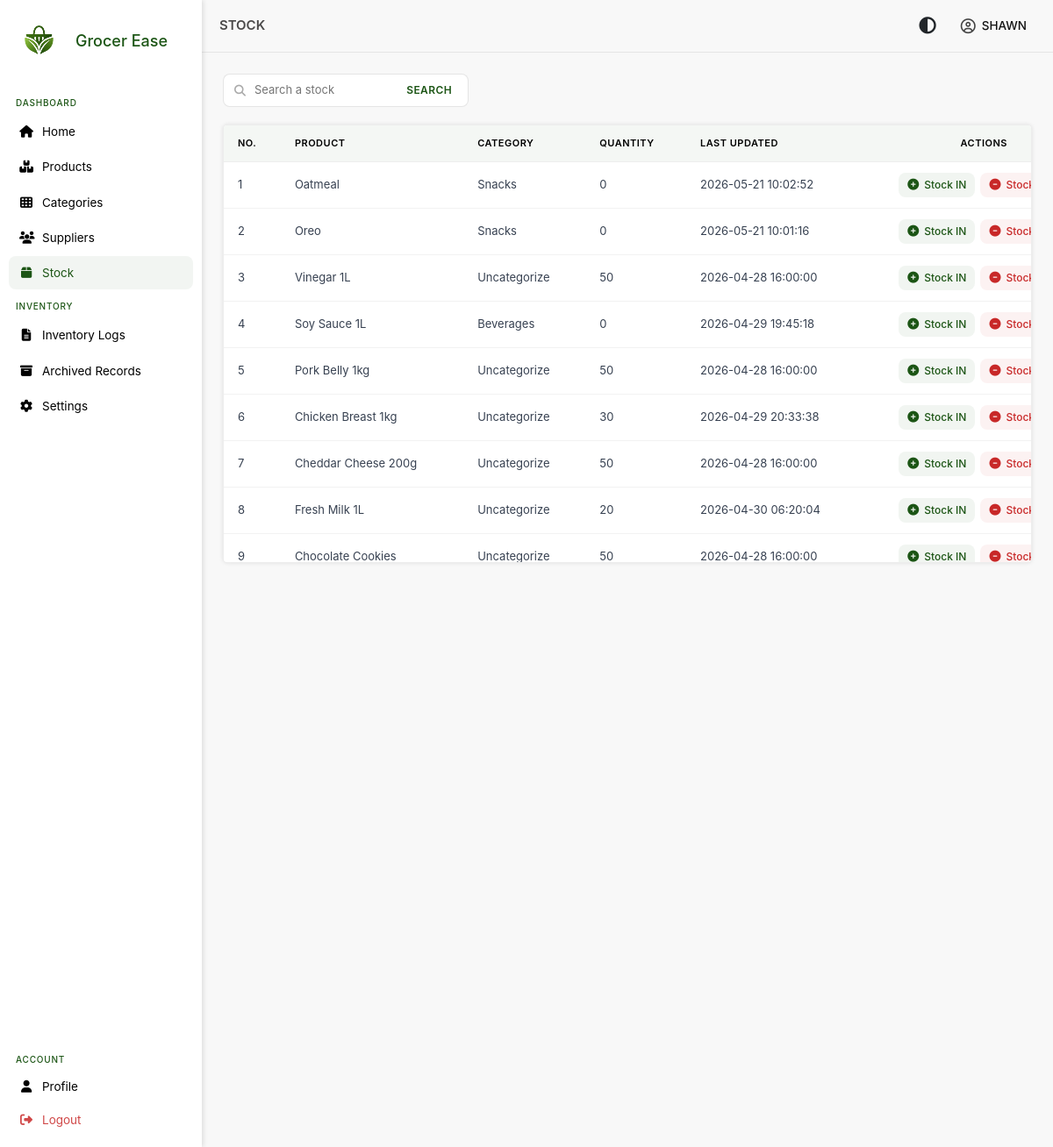
Before: /views/inventory/stock.php (signed in) with the older database file.
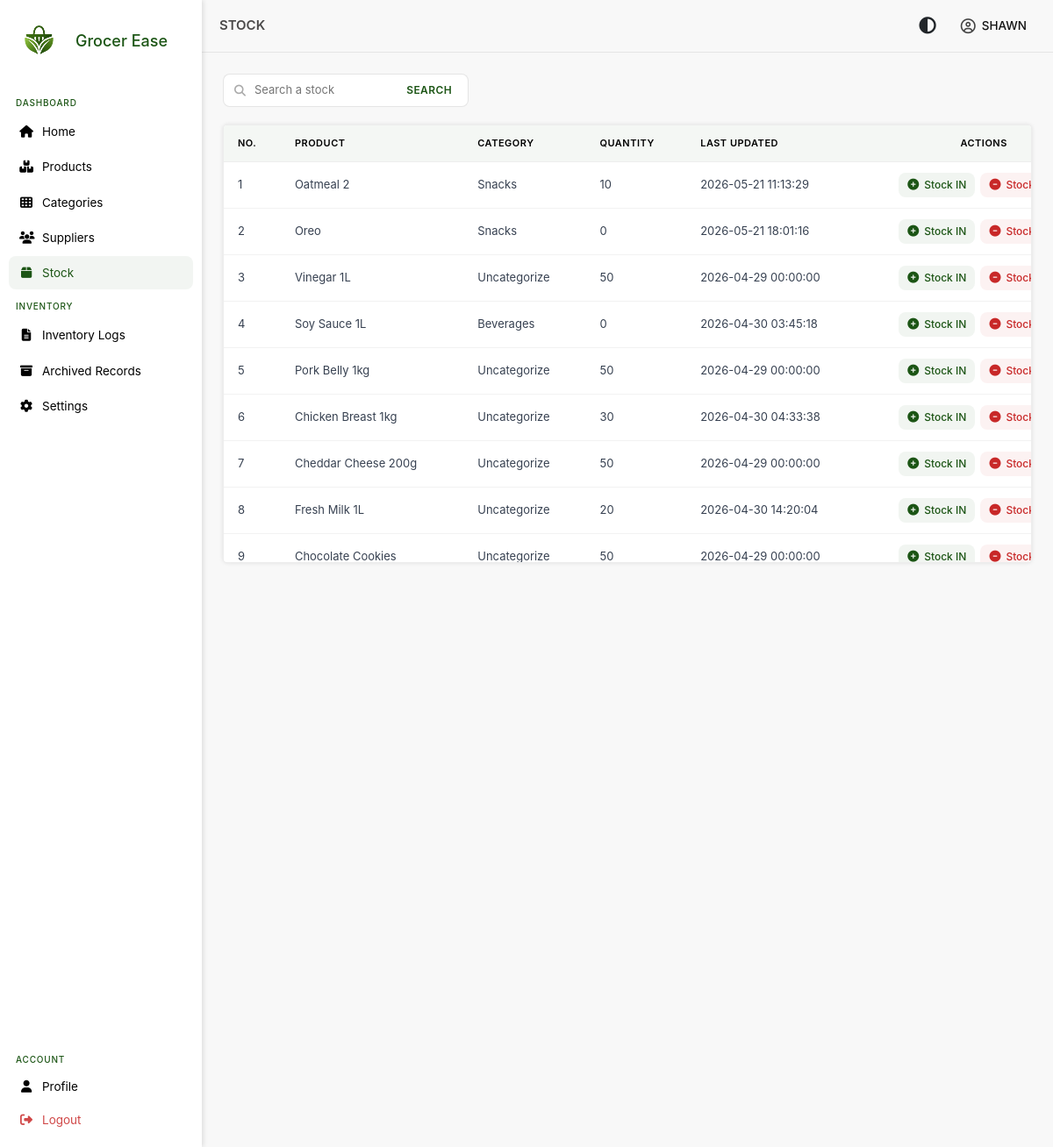
After: the same page with the newer database file.
### tables this page shows
CREATE TABLE `users` (
  `user_id` int NOT NULL AUTO_INCREMENT,
  `username` varchar(250) NOT NULL,
  `password` varchar(250) NOT NULL,
  `email` varchar(250) NOT NULL,
  `contact_number` varchar(20) NOT NULL,
  `role` enum('admin') DEFAULT 'admin',
  `profile_picture` blob,
  PRIMARY KEY (`user_id`),
  UNIQUE KEY `email` (`email`)
);

CREATE TABLE `stocks` (
  `stock_id_pk` int NOT NULL AUTO_INCREMENT,
  `product_id_fk` int NOT NULL,
  `quantity` bigint DEFAULT '0',
  `last_updated` timestamp NULL DEFAULT CURRENT_TIMESTAMP,
  PRIMARY KEY (`stock_id_pk`),
  KEY `idx_stock_product` (`product_id_fk`)
);

CREATE TABLE `products` (
  `product_id_pk` int NOT NULL AUTO_INCREMENT,
  `product_name` varchar(250) NOT NULL,
  `product_description` longtext,
  `selling_price` decimal(10,2) NOT NULL,
  `status` tinyint DEFAULT '1',
  `is_deleted` tinyint DEFAULT '0',
  `category_id_fk` int DEFAULT NULL,
  `deleted_at` datetime DEFAULT NULL,
  PRIMARY KEY (`product_id_pk`),
  KEY `category_id_fk` (`category_id_fk`),
  KEY `idx_product_name` (`product_name`),
  CONSTRAINT `products_ibfk_1` FOREIGN KEY (`category_id_fk`) REFERENCES `categories` (`category_id_pk`)
);

CREATE TABLE `categories` (
  `category_id_pk` int NOT NULL AUTO_INCREMENT,
  `category_name` varchar(250) NOT NULL,
  `category_description` longtext,
  `is_deleted` tinyint DEFAULT '0',
  `deleted_at` datetime DEFAULT NULL,
  `status` tinyint DEFAULT '1',
  PRIMARY KEY (`category_id_pk`),
  KEY `idx_category_name` (`category_name`)
);

### models/user.php (called while the page is built, shortened)
<?php
class User
{
    private $conn;
    public function __construct($db)
    {
        $this->conn = $db;
    }
    public function GetUserById($id)
    {
        $stmt = $this->conn->prepare(
            "SELECT user_id, username, email, contact_number, role
             FROM users WHERE user_id = :id"
        );
        $stmt->execute([':id' => $id]);
        return $stmt->fetch(PDO::FETCH_ASSOC);
    }
}
?>

### autoload.php (called while the page is built, shortened)
<?php
spl_autoload_register(function ($class) {
    $paths = [
        __DIR__ . '/models/',
        __DIR__ . '/models/Stock/',
        __DIR__ . '/models/Relations/',
    ];
    foreach ($paths as $path) {
        $file = $path . $class . '.php';
        if (file_exists($file)) {
            return;
        }
    }
});
?>

### models/Stock/Stocks.php (called while the page is built, shortened)
<?php
class Stocks
{
    private $conn;
    public function __construct($db)
    {
        $this->conn = $db;
    }
    public function GetStocksPaginated($limit, $offset)
    {
        $stmt = $this->conn->prepare("SELECT s.stock_id_pk,
                                         s.product_id_fk,
                                         p.product_name,
                                         p.status,
                                         s.quantity,
                                         c.category_name,
                                         p.is_deleted,
                                         s.last_updated
                                  FROM stocks as s
                                  INNER JOIN products as p ON s.product_id_fk = p.product_id_pk
                                  LEFT JOIN categories as c ON p.category_id_fk = c.category_id_pk AND c.is_deleted = 0
                                  WHERE s.quantity >= 0
                                  AND p.is_deleted = 0
                                  AND p.status = 1
                                  ORDER BY stock_id_pk DESC
                                  LIMIT :limit OFFSET :offset");
        $stmt->bindParam(':limit', $limit, PDO::PARAM_INT);
        $stmt->bindParam(':offset', $offset, PDO::PARAM_INT);
        $stmt->execute();
        return $stmt->fetchAll(PDO::FETCH_ASSOC);
    }
}

### views/inventory/stock.php (the view, shortened to what this page needs)
<?php
require_once __DIR__ . '/../../autoload.php';
$stocks = new Stocks($db);
$search = $_GET['search'] ?? '';
$limit = 10;
$page = isset($_GET['page']) ? (int)$_GET['page'] : 1;
if (!empty($search)) {
    $all_stocks = $stocks->SearchStock($search);
    $total_records = count($all_stocks);
    $total_pages = 1;
} else {
    $all_stocks = $stocks->GetStocksPaginated($limit, ($page - 1) * $limit);
}
?>
<!DOCTYPE html>
<html lang="en">
<?php include "../../includes/head.php" ?>
<body>
    <?php include '../../includes/sidebar.php'; ?>
    <main class="main-content">
        <?php include '../../includes/topbar.php'; ?>
        <section class="page-content">
            <div class="toolbar">
                <div class="search-area">
                    <form method="get">
                        <i class="fas fa-search"></i>
                        <input type="text" name="search" id="search" placeholder="Search a stock"
                            value="<?= htmlspecialchars($_GET['search'] ?? '') ?>">
                        <button type="submit">SEARCH</button>
                    </form>
                </div>
            </div>
            <div class="menu-table">
                <table>
                    <thead>
                        <tr>
                            <th>No.</th>
                            <th>Product</th>
                            <th>Category</th>
                            <th>Quantity</th>
                            <th>Last Updated</th>
                            <th>Actions</th>
                        </tr>
                    </thead>
                    <tbody>
                        <?php $no = ($page - 1) * $limit + 1; ?>
                        <?php if (empty($all_stocks)): ?>
                            <tr>
                                <td colspan="6" style="text-align:center; color:#6b7280;">
                                    No stocks found
                                </td>
                            </tr>
                            <?php else: ?>
                                <?php foreach ($all_stocks as $stock): ?>
                            <tr>
                                <td><?= $no++ ?></td>
                                <td><?= htmlspecialchars($stock['product_name']) ?></td>
                                <td><?= htmlspecialchars($stock['category_name'] ?? 'Uncategorize') ?></td>
                                <td><?= htmlspecialchars($stock['quantity']) ?></td>
                                <td><?= htmlspecialchars($stock['last_updated']) ?></td>
                                <td>
                                    <div class="actions">
                                        <button class="btn btn-in open-stock-in" data-id="<?= $stock['product_id_fk'] ?>"
                                            data-name="<?= htmlspecialchars($stock['product_name'], ENT_QUOTES) ?>">
                                            <i class="fa-solid fa-circle-plus"></i>
                                            <span>Stock IN</span>
                                        </button>
                                        <button class="btn btn-out open-stock-out" data-id="<?= $stock['product_id_fk'] ?>"
                                            data-name="<?= htmlspecialchars($stock['product_name'], ENT_QUOTES) ?>">
                                            <i class="fa-solid fa-circle-minus"></i>
                                            <span>Stock OUT</span>
                                        </button>
                                    </div>
                                </td>
                            </tr>
                        <?php endforeach; ?>
                    <?php endif; ?>
                    </tbody>
                </table>
            </div>
        </section>
    </main>
</body>
</html>

### includes/head.php (shortened to what this page needs)
<head>
    <link rel="stylesheet" href="https://cdnjs.cloudflare.com/ajax/libs/font-awesome/6.5.0/css/all.min.css">
    <link href="https://cdn.jsdelivr.net/npm/bootstrap@5.3.0/dist/css/bootstrap.min.css" rel="stylesheet">
    <link rel="stylesheet" href="<?= ASSET_URL ?>/css/home.css">
</head>

### includes/sidebar.php (shortened to what this page needs)
<?php
$current = basename($_SERVER['PHP_SELF']);
$products_active = in_array($current, ['products.php', 'manage_suppliers.php', 'edit_product.php']);
$archived_active = in_array($current, ['archived.php', 'deleted_products.php', 'deleted_categories.php', 'deleted_suppliers.php']);
?>
<div class="side-bar">
    <div class="logo">
        <img src="<?= IMAGE_URL ?>/page-logo.png" alt="Grocer Ease Logo">
        <p>Grocer Ease</p>
    </div>
    <div class="side-bar-menu">
        <label>Dashboard</label>
        <a href="dashboard.php" class="menu-btn <?= $current == 'dashboard.php' ? 'active' : '' ?>">
            <i class="fas fa-home"></i>
            <span>Home</span>
        </a>
        <a href="products.php" class="menu-btn <?= $products_active ? 'active' : '' ?>">
            <i class="fa-solid fa-boxes-stacked"></i>
            <span>Products</span>
        </a>
        <a href="category.php" class="menu-btn <?= $current == 'category.php' ? 'active' : '' ?>">
            <i class="fa-solid fa-table-cells"></i>
            <span>Categories</span>
        </a>
        <a href="suppliers.php" class="menu-btn <?= $current == 'suppliers.php' ? 'active' : '' ?>">
            <i class="fa-solid fa-users"></i>
            <span>Suppliers</span>
        </a>
        <a href="stock.php" class="menu-btn <?= $current == 'stock.php' ? 'active' : '' ?>">
            <i class="fa-solid fa-box"></i>
            <span>Stock</span>
        </a>
        <label>Inventory</label>
        <a href="inventory.php" class="menu-btn <?= $current == 'inventory.php' ? 'active' : '' ?>">
            <i class="fa-solid fa-file-lines"></i>
            <span>Inventory Logs</span>
        </a>
        <a href="archived.php" class="menu-btn <?= $archived_active ? 'active' : '' ?>">
            <i class="fa-solid fa-box-archive"></i>
            <span>Archived Records</span>
        </a>
        <a href="settings.php" class="menu-btn <?= $current == 'settings.php' ? 'active' : '' ?>">
            <i class="fa-solid fa-cog"></i>
            <span>Settings</span>
        </a>
        <div class="action-group">
            <label>Account</label>
            <a href="profile.php" class="action <?= $current == 'profile.php' ? 'active' : '' ?>" id="profile-menu">
                <i class="fa-solid fa-user"></i>
                <span>Profile</span>
            </a>
            <a href="#" onclick="logout(); return false;" class="action logout">
                <i class="fa-solid fa-right-from-bracket"></i>
                <span>Logout</span>
            </a>
        </div>
    </div>
</div>

### includes/topbar.php (shortened to what this page needs)
<?php
require_once '../../models/user.php';
global $db;
$page_title = $_SESSION['page_title'] ?? "Dashboard";
$user_id = $_SESSION['id'];
$user = new User($db);
$user_info = $user->GetUserById($user_id);
?>
<div class="topbar">
    <div class="topbar-title">
        <p><?= htmlspecialchars($page_title) ?></p>
    </div>
    <div class="topbar-actions">
        <button id="dark-toggle" title="Dark Mode">
            <i class="fa-solid fa-circle-half-stroke"></i>
        </button>
        <div class="profile-dropdown" id="profile-dropdown">
            <i class="fa-regular fa-circle-user profile-icon"></i>
            <span class="profile-label">
                <?= strtoupper($user_info['username']) ?>
            </span>
        </div>
    </div>
</div>

Changed rows visible on the page:
changed stocks: products.product_name "Oatmeal" → "Oatmeal 2"; quantity "0" → "10"; last_updated "2026-05-21 10:02:52" → "2026-05-21 11:13:29"
changed stocks "Oreo": last_updated "2026-05-21 10:01:16" → "2026-05-21 18:01:16"
changed stocks "Vinegar 1L": last_updated "2026-04-28 16:00:00" → "2026-04-29 00:00:00"
changed stocks "Soy Sauce 1L": last_updated "2026-04-29 19:45:18" → "2026-04-30 03:45:18"
changed stocks "Pork Belly 1kg": last_updated "2026-04-28 16:00:00" → "2026-04-29 00:00:00"
changed stocks "Chicken Breast 1kg": last_updated "2026-04-29 20:33:38" → "2026-04-30 04:33:38"
changed stocks "Cheddar Cheese 200g": last_updated "2026-04-28 16:00:00" → "2026-04-29 00:00:00"
changed stocks "Fresh Milk 1L": last_updated "2026-04-30 06:20:04" → "2026-04-30 14:20:04"
changed stocks "Chocolate Cookies": last_updated "2026-04-28 16:00:00" → "2026-04-29 00:00:00"
